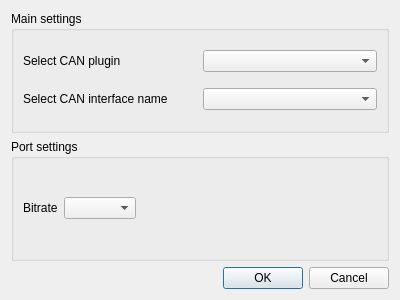
<?xml version="1.0" encoding="UTF-8"?>
<ui version="4.0">
 <class>SettingDialog</class>
 <widget class="QDialog" name="SettingDialog">
  <property name="geometry">
   <rect>
    <x>0</x>
    <y>0</y>
    <width>400</width>
    <height>300</height>
   </rect>
  </property>
  <property name="windowTitle">
   <string>Dialog</string>
  </property>
  <layout class="QVBoxLayout" name="verticalLayout_2">
   <item>
    <widget class="QGroupBox" name="groupBox">
     <property name="title">
      <string>Main settings</string>
     </property>
     <layout class="QVBoxLayout" name="verticalLayout">
      <item>
       <layout class="QHBoxLayout" name="horizontalLayout_2">
        <item>
         <widget class="QLabel" name="label">
          <property name="text">
           <string>Select CAN plugin</string>
          </property>
         </widget>
        </item>
        <item>
         <widget class="QComboBox" name="canPluginComboBox"/>
        </item>
       </layout>
      </item>
      <item>
       <layout class="QHBoxLayout" name="horizontalLayout">
        <item>
         <widget class="QLabel" name="label_2">
          <property name="text">
           <string>Select CAN interface name</string>
          </property>
         </widget>
        </item>
        <item>
         <widget class="QComboBox" name="canInterfaceComboBox"/>
        </item>
       </layout>
      </item>
     </layout>
    </widget>
   </item>
   <item>
    <widget class="QGroupBox" name="groupBox_2">
     <property name="title">
      <string>Port settings</string>
     </property>
     <layout class="QVBoxLayout" name="verticalLayout_3">
      <item>
       <layout class="QHBoxLayout" name="horizontalLayout_3">
        <item>
         <widget class="QLabel" name="label_3">
          <property name="text">
           <string>Bitrate</string>
          </property>
         </widget>
        </item>
        <item>
         <widget class="QComboBox" name="bitrateComboBox"/>
        </item>
        <item>
         <spacer name="horizontalSpacer">
          <property name="orientation">
           <enum>Qt::Horizontal</enum>
          </property>
          <property name="sizeHint" stdset="0">
           <size>
            <width>40</width>
            <height>20</height>
           </size>
          </property>
         </spacer>
        </item>
       </layout>
      </item>
     </layout>
    </widget>
   </item>
   <item>
    <widget class="QDialogButtonBox" name="buttonBox">
     <property name="orientation">
      <enum>Qt::Horizontal</enum>
     </property>
     <property name="standardButtons">
      <set>QDialogButtonBox::Cancel|QDialogButtonBox::Ok</set>
     </property>
    </widget>
   </item>
  </layout>
 </widget>
 <resources/>
 <connections>
  <connection>
   <sender>buttonBox</sender>
   <signal>accepted()</signal>
   <receiver>SettingDialog</receiver>
   <slot>accept()</slot>
   <hints>
    <hint type="sourcelabel">
     <x>248</x>
     <y>254</y>
    </hint>
    <hint type="destinationlabel">
     <x>157</x>
     <y>274</y>
    </hint>
   </hints>
  </connection>
  <connection>
   <sender>buttonBox</sender>
   <signal>rejected()</signal>
   <receiver>SettingDialog</receiver>
   <slot>reject()</slot>
   <hints>
    <hint type="sourcelabel">
     <x>316</x>
     <y>260</y>
    </hint>
    <hint type="destinationlabel">
     <x>286</x>
     <y>274</y>
    </hint>
   </hints>
  </connection>
 </connections>
</ui>
